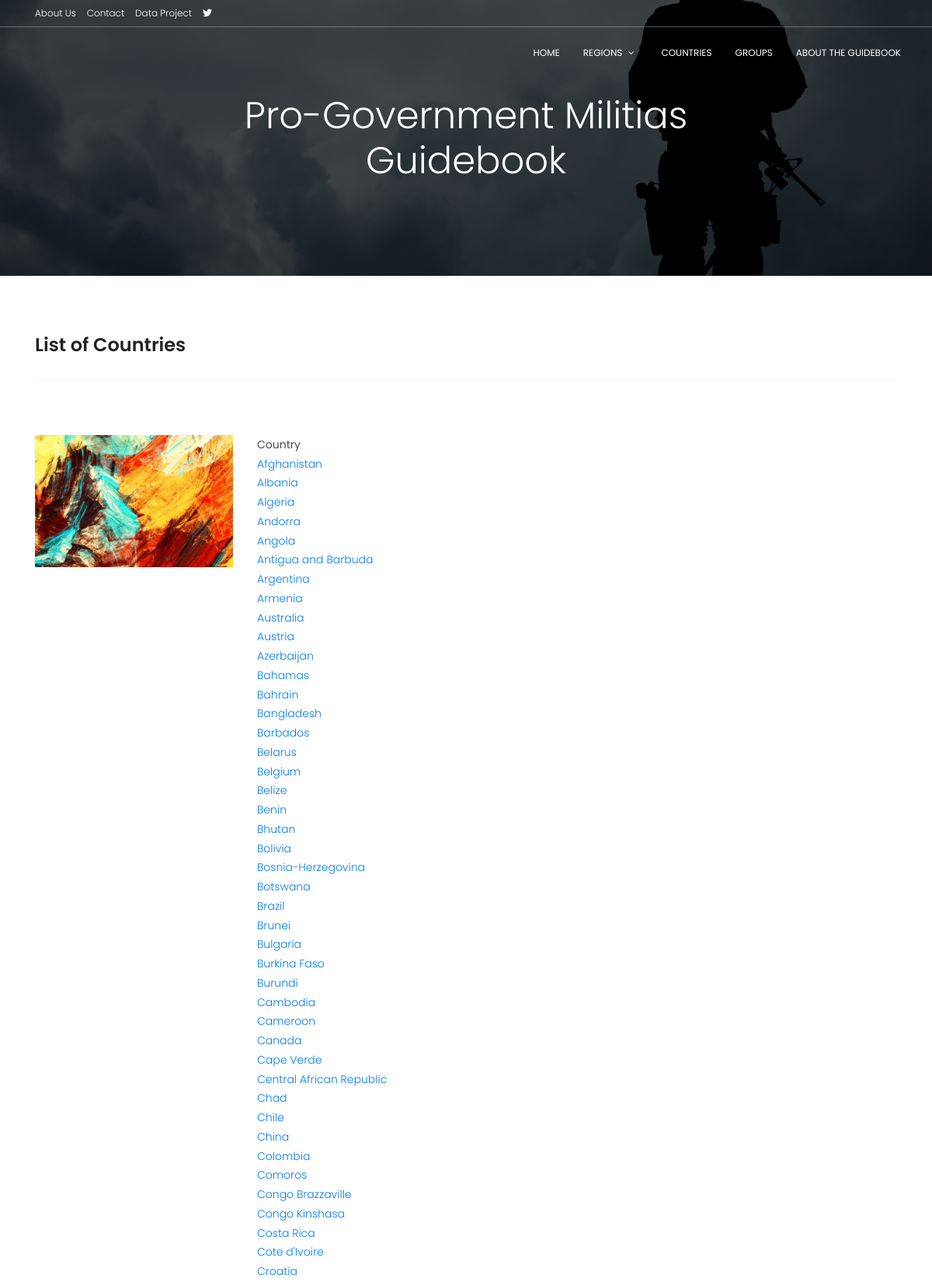
The app's page /countries/ (upper part) with its own data.
### dataentry/models.py (models this page shows, shortened)
class Country(models.Model):
    LEVEL1REGION = (('Asia', 'Asia'),('Africa','Africa'),('Americas','Americas'),('Oceania', 'Oceania'),('Europe', 'Europe'))
    LEVEL2REGION = (('Eastern Africa','Eastern Africa'),('Middle Africa','Middle Africa'),('Northern Africa','Northern Africa'),('Southern Africa','Southern Africa'),('Western Africa','Western Africa'),('Caribbean', 'Caribbean'),('Central America','Central America'),('South America','South America'),('Northern America','Northern America'),('Central Asia','Central Asia'),('Eastern Asia','Eastern Asia'),('Southern Asia','Southern Asia'),('South-Eastern Asia','South-Eastern Asia'),('Western Asia','Western Asia'),('Eastern Europe','Eastern Europe'),('Northern Europe','Northern Europe'),('Southern Europe','Southern Europe'),('Western Europe','Western Europe'),('Australia and New Zealand', 'Australia and New Zealand'),('Melanesia','Melanesia'),('Micronesia','Micronesia'),('Polynesia','Polynesia'))
    name = models.CharField("Name", max_length=200)
    abbreviation = models.CharField("Abbreviation", max_length=3)
    code = models.IntegerField("Code")
    level1region = models.CharField("Level 1 Region", choices=LEVEL1REGION, max_length=30, default='Africa')
    level2region = models.CharField("Level 2 Region", choices=LEVEL2REGION, max_length=30, default='Eastern Africa')
    isoalpha2 = models.CharField("Abbrev. (2 letter)", max_length=2, blank=True)
    class Meta:
            verbose_name = 'country'
            verbose_name_plural = 'countries'

### dataentry/views.py (the view)
# urls.py: path('countries/', views.country, name="country"),
def country(request):
    countries = Country.objects.all().order_by("name")
    ctg = {}
    for c in countries:
        ctg[c] = set()
    ctglist = []
    for c in countries:
        ctglist.append([c])
    return render(request, 'dataentry/countries.html', {'ctglist': ctglist})

### dataentry/templates/dataentry/countries.html (shortened to what this page needs)
{% extends "dataentry/home.html" %}
{% load static %}
{% block main_heading %}List of Countries{% endblock %}
{% block content %}
<div class="section-top-border">
    <div class="row">
      <div class="col-md-3">
          <img src="{% static 'dataentry/all.jpg' %}" alt="" title="" width="100%" />
      </div>
      <div class="col-md-9 mt-sm-20">
          <table>
              <tr><td><b>Country</b></td></tr>
              {% for item in ctglist %}
              <tr>
                <td><a href="/country/{{ item.0.id }}">{{ item.0.name }}</a></td>
              {% endfor %}
            </table>
      </div>
    </div>
</div>
{% endblock %}

### dataentry/static/dataentry/styling.css (style rules this page uses)
body { color: #777777; font-family: "Poppins", sans-serif; font-size: 14px; font-weight: 300; line-height: 1.625em; position: relative; }
a { -webkit-transition: all 0.3s ease 0s; -moz-transition: all 0.3s ease 0s; -o-transition: all 0.3s ease 0s; transition: all 0.3s ease 0s; }
a, a:focus, a:hover { text-decoration: none; outline: 0; }
td, th { border-radius: 0px; }
b, sup, sub, u, del { color: #494949; }
.section-top-border { padding: 70px 0; border-top: 1px dotted #eee; }

### records on screen
Country: name "Afghanistan"
Country: name "Albania"
Country: name "Algeria"
Country: name "Andorra"
Country: name "Angola"
Country: name "Antigua and Barbuda"
Country: name "Argentina"
Country: name "Armenia"
Country: name "Australia"
Country: name "Austria"
Country: name "Azerbaijan"
Country: name "Bahamas"
Country: name "Bahrain"
Country: name "Bangladesh"
Country: name "Barbados"
Country: name "Belarus"
Country: name "Belgium"
Country: name "Belize"
Country: name "Benin"
Country: name "Bhutan"
Country: name "Bolivia"
Country: name "Bosnia-Herzegovina"
Country: name "Botswana"
Country: name "Brazil"
Country: name "Brunei"
Country: name "Bulgaria"
Country: name "Burkina Faso"
Country: name "Burundi"
Country: name "Cambodia"
Country: name "Cameroon"
Country: name "Canada"
Country: name "Cape Verde"
Country: name "Central African Republic"
Country: name "Chad"
Country: name "Chile"
Country: name "China"
Country: name "Colombia"
Country: name "Comoros"
Country: name "Congo Brazzaville"
Country: name "Congo Kinshasa"
Country: name "Costa Rica"
Country: name "Cote d'Ivoire"
Country: name "Croatia"
